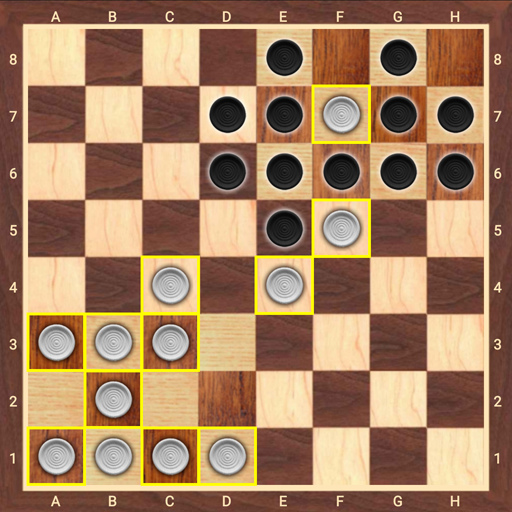
#> input picture 01/board2.jpg, 512 x 512 px
$ python hw1_3_ing.py
#> lines starting #> are read from the running program, lines starting #| are printed output that depends on the picture; after the words box and inside, x2 and y2 are one past the last pixel; in counts of white or black regions, pixels touching at a corner belong together; long printed decimals are rounded
import sys
import cv2
import numpy as np
import math

if len(sys.argv)>1:
    filename=sys.argv[1]
else:
    filename='board2.jpg'

def auto_canny(image, sigma=0.33):
    # Canny 엣지 검출기를 위한 자동 임계값 계산
    v = np.median(image)
    lower = int(max(0, (1.0 - sigma) * v))
    upper = int(min(255, (1.0 + sigma) * v))
    return cv2.Canny(image, lower, upper)

src = cv2.imread(filename)
#> src is the input picture: shape (512, 512, 3); mean B, G, R 97.7, 129.3, 165.7
src = cv2.resize(src,(640,640),interpolation=cv2.INTER_LANCZOS4)
#> src: shape (640, 640, 3)
dst=src.copy()
gray = cv2.cvtColor(src,cv2.COLOR_BGR2GRAY)
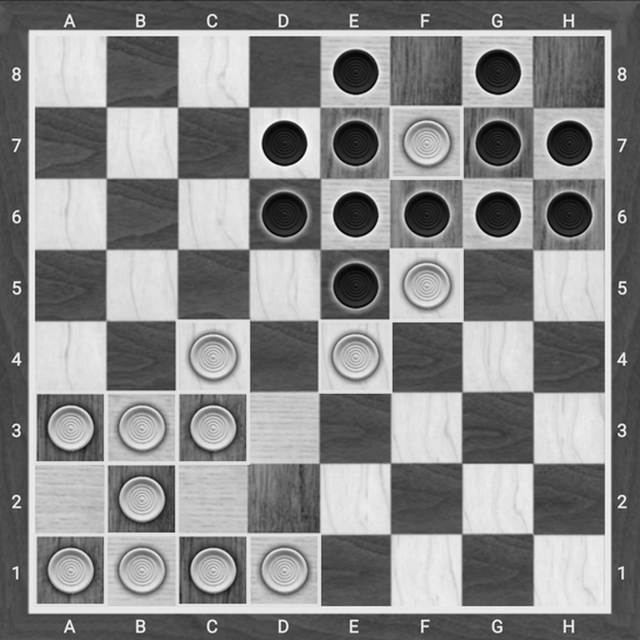
#> gray: shape (640, 640); min 0, max 252, mean 136.5
blurred = cv2.GaussianBlur(gray,(5,5),0)
edged = auto_canny(blurred)
#> in auto_canny, `v = np.median(image)`: v = 114
#> in auto_canny, `lower = int(max(0, (1.0 - sigma) * v))`: lower = 76
#> in auto_canny, `upper = int(min(255, (1.0 + sigma) * v))`: upper = 151
#> in auto_canny, `return cv2.Canny(image, lower, upper)`:
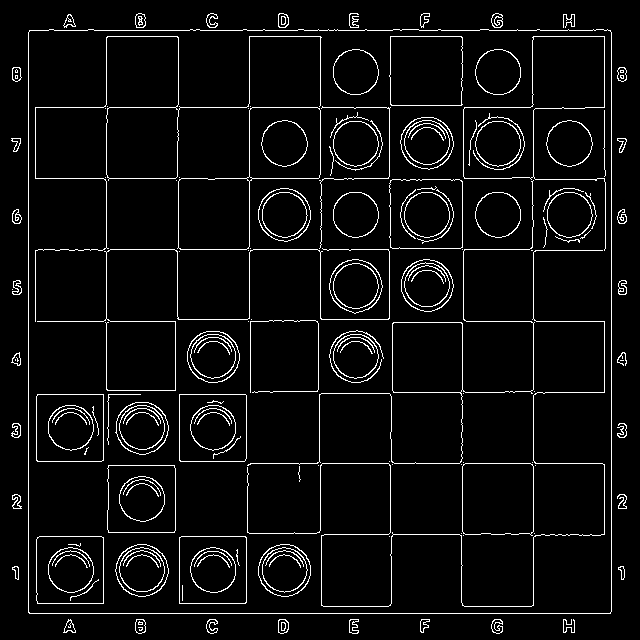
#> returned value: shape (640, 640); 5.2% white in thin lines or dots
cv2.imshow('edge',edged)

cordinate=[]
lines=cv2.HoughLinesP(edged,1,math.pi/180,150,minLineLength=300, maxLineGap=40)
#> lines = [[29, 613, 610, 613], [611, 611, 611, 32], [28, 612, 28, 32], [29, 30, 610, 30], [35, 107, 390, 107], [533, 605, 533, 94], [38, 249, 388, 249], [35, 178, 388, 178], [250, 463, 602, 463], [106, 389, 106, 37]]
if lines is not None:
    for i in range(lines.shape[0]):
        pt1=(lines[i][0][0],lines[i][0][1])
        pt2=(lines[i][0][2],lines[i][0][3])
        cordinate.append(pt1)
        cordinate.append(pt2)
        cv2.line(dst,pt1,pt2,(0,0,255),2,cv2.LINE_AA)
#> this loop made 10 passes
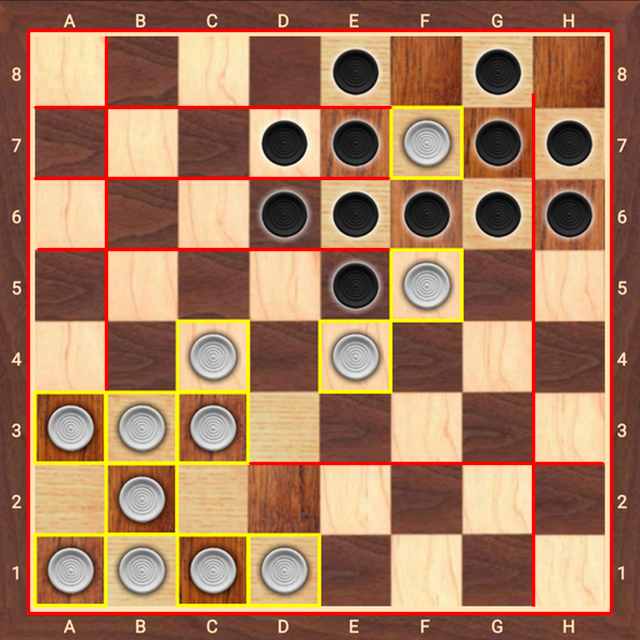
#> dst: shape (640, 640, 3); mean B, G, R 93.4, 123.7, 168.4
#> after the loop, cordinate = [(29, 613), (610, 613), (611, 611), (611, 32), (28, 612), (28, 32), (29, 30), (610, 30), (35, 107), (390, 107), (533, 605), (533, 94), (38, 249), (388, 249), (35, 178), (388, 178), (250, 463), (602, 463), (106, 389), (106, 37)]

print(len(lines))
#| 10
print(lines)
#| [[[ 29 613 610 613]]
#|  [[611 611 611  32]]
#|  [[ 28 612  28  32]]
#|  [[ 29  30 610  30]]
#|  [[ 35 107 390 107]]
#|  [[533 605 533  94]]
#|  [[ 38 249 388 249]]
#|  [[ 35 178 388 178]]
#|  [[250 463 602 463]]
#|  [[106 389 106  37]]]
print(cordinate)
#> (printed output is left out)

cordinate=np.array(cordinate)
#> cordinate = 20 rows, first 8: [29, 613], [610, 613], [611, 611], [611, 32], [28, 612], [28, 32], [29, 30], [610, 30]
cordinate=cordinate.reshape(-1,2)
cordinate=np.float32(cordinate)
criteria = (cv2.TERM_CRITERIA_EPS + cv2.TERM_CRITERIA_MAX_ITER, 200, 0.2)
#> criteria = (3, 200, 0.2)

# k-means 알고리즘을 수행하여 데이터를 4개 군집으로 분류합니다.
# labels에는 각 포인트가 속한 군집의 인덱스가 저장됩니다.
# centers에는 각 군집의 중심점이 저장됩니다.
compactness, labels, centers = cv2.kmeans(cordinate, 4, None, criteria, 10, cv2.KMEANS_RANDOM_CENTERS)
#> compactness = 234973.2; labels = 20 values, max 3 at index 5, min 0 at index 0, mean 1.6; centers = [[103.2, 519.2], [486.7, 115], [589, 573], [45.17, 105.5]]
print(centers)
#| [[103.25     519.25    ]
#|  [486.6667   115.      ]
#|  [589.       573.      ]
#|  [ 45.167 105.5     ]]
print(labels)
#> (printed output is left out)
closest_points=[]
for i in range(4):
    # 현재 군집의 중심점을 가져옵니다.
    center = centers[i]
    print(center)
    # 현재 군집에 속한 포인트들의 인덱스를 가져옵니다.
    points_idx = np.where(labels.flatten() == i)
    print(points_idx)
    # 해당 포인트들을 가져옵니다.
    cluster_points = cordinate[points_idx]
    print(cluster_points)
    # 중심점과의 거리를 계산합니다.
    distances = np.linalg.norm(cluster_points - center, axis=1)
    print(distances)
    # 가장 가까운 거리의 인덱스를 찾습니다.
    closest_point_idx = np.argmin(distances)
    # 가장 가까운 포인트를 추가합니다.
    print(closest_point_idx)
    closest_points.append(cluster_points[closest_point_idx])
#> this loop made 4 passes
#> (center, points_idx, cluster_points, distances, closest_point_idx) on passes 1, 3: ([103.2, 519.2], ([0, 4, 16, 18],), [[29, 613], [28, 612], [250, 463], [106, 389]], [119.6, 119.4, 157.2, 130.3], 1), ([589, 573], ([1, 2, 10, 17],), [[610, 613], [611, 611], [533, 605], [602, 463]], [45.18, 43.91, 64.5, 110.8], 1)
#> (center, points_idx, distances, closest_point_idx) on passes 2, 4: ([486.7, 115], ([3, 7, 9, 11, 13, 15],), [149.5, 149.8, 97, 50.87, 166.4, 117.1], 3), ([45.17, 105.5], ([5, 6, 8, 12, 14, 19],), [75.48, 77.21, 10.28, 143.7, 73.21, 91.61], 2)
#> (printed output is left out)
#> after the loop, closest_points = [[28, 612], [533, 94], [611, 611], [35, 107]]

for point in closest_points:
    print(point)
    point_cordinate=tuple(map(int,point.ravel()))
    cv2.circle(dst,point_cordinate,10, (255, 0, 0), -1)
#> this loop made 4 passes
#| [ 28. 612.]
#| [533.  94.]
#| [611. 611.]
#| [ 35. 107.]
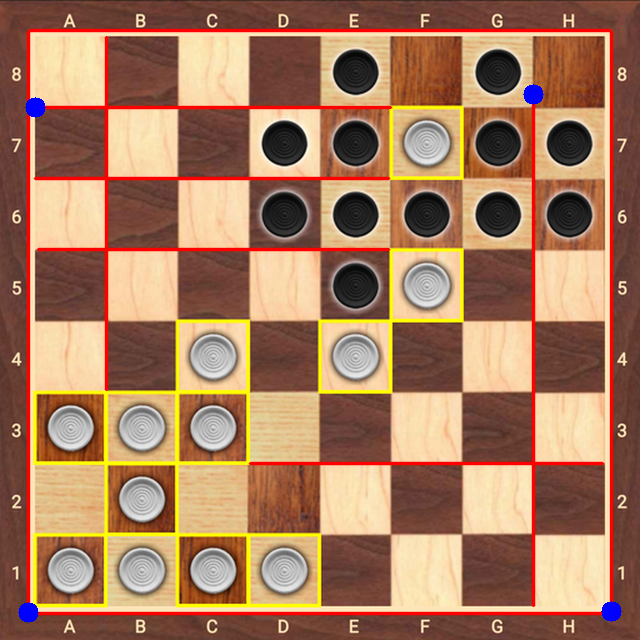
#> dst: shape (640, 640, 3); 0.31% of pixels changed, all inside (x1, y1, x2, y2) = (18, 84, 622, 623)
print(centers)
#| [[103.25     519.25    ]
#|  [486.6667   115.      ]
#|  [589.       573.      ]
#|  [ 45.167 105.5     ]]
for center in centers:
    center_cordinate=tuple(map(int,center.ravel()))
    cv2.circle(dst, center_cordinate, 3, (0, 255, 0), -1)
#> this loop made 4 passes
#> (center, center_cordinate) on passes 1, 2, 4: ([103.2, 519.2], (103, 519)), ([486.7, 115], (486, 115)), ([45.17, 105.5], (45, 105))
#> dst: shape (640, 640, 3); 0.03% of pixels changed, all inside (x1, y1, x2, y2) = (42, 102, 593, 577)

cv2.imshow('src',src)
cv2.imshow('dst',dst)
cv2.imshow('ed',edged)
cv2.waitKey()
cv2.destroyAllWindows

$ run again, with 01/board1.jpg copied over 01/board2.jpg
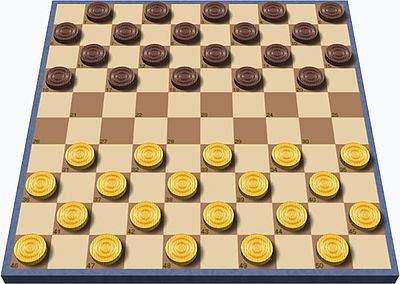
#> input picture 01/board1.jpg, 400 x 284 px
#> src is the input picture: shape (284, 400, 3); mean B, G, R 136.4, 168.1, 189.6
#> src: shape (640, 640, 3)
#> v = 201
#> lower = 134
#> upper = 255
#> in auto_canny, `return cv2.Canny(image, lower, upper)`:
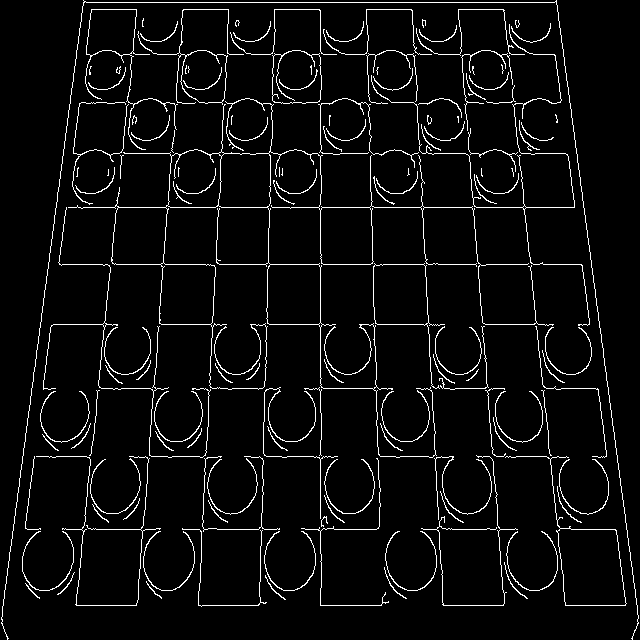
#> returned value: shape (640, 640); 4.8% white in thin lines or dots
#> lines = 19 rows, first 6: [320, 605, 320, 2], [56, 207, 583, 207], [83, 2, 556, 2], [48, 264, 591, 264], [13, 529, 376, 529], [503, 9, 565, 605]
#> the loop `for i in range(lines.shape[0]):` made 19 passes
#> after the loop `for i in range(lines.shape[0]):`: cordinate = 38 pairs, first value 13 to 599, second value 2 to 605
#| 19
#> (printed output is left out)
#> (printed output is left out)
#> criteria = (3, 200, 0.2)
#> compactness = 520346.6; labels = 38 values, max 3 at index 8, min 0 at index 2, mean 1.29; centers = [[103.1, 100.2], [513.2, 77.17], [475, 514.6], [113, 472.1]]
#| [[103.091 100.182]
#|  [513.1667   77.167]
#|  [475.      514.625  ]
#|  [113.000 472.143]]
#> (printed output is left out)
#> the loop `for i in range(4):` made 4 passes
#> (center, points_idx, closest_point_idx) on passes 1 to 2: ([103.1, 100.2], ([2, 4, 6, 17, 19, 22, 24, 29, 30, 35, 36],), 8), ([513.2, 77.17], ([1, 3, 5, 7, 10, 20, 23, 25, 26, 31, 32, 37],), 6)
#> (printed output is left out)
#> after the loop `for i in range(4):`: closest_points = [[70, 102], [563, 54], [551, 458], [144, 530]]
#> the loop `for point in closest_points:` made 4 passes
#> (printed output is left out)
#> after the loop `for point in closest_points:`:
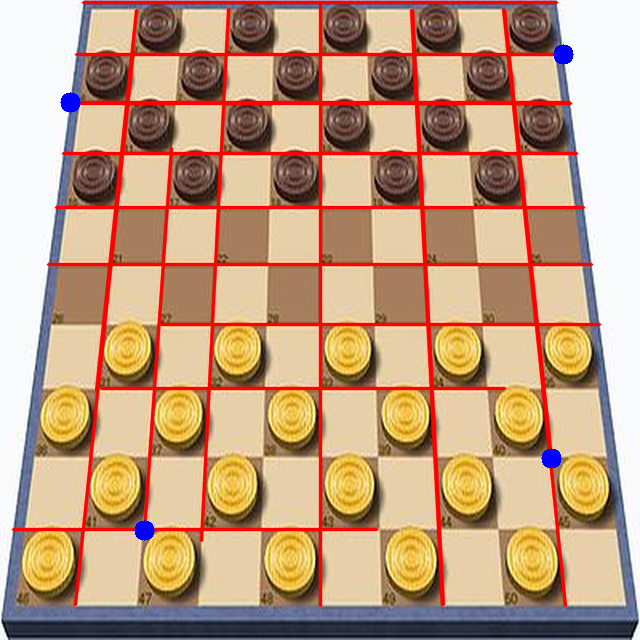
#> dst: shape (640, 640, 3); mean B, G, R 128.7, 157.6, 194.3
#| [[103.091 100.182]
#|  [513.1667   77.167]
#|  [475.      514.625  ]
#|  [113.000 472.143]]
#> the loop `for center in centers:` made 4 passes
#> (center, center_cordinate) on passes 1 to 4: ([103.1, 100.2], (103, 100)), ([513.2, 77.17], (513, 77)), ([475, 514.6], (475, 514)), ([113, 472.1], (113, 472))

$ run again, with 01/board3.jpg copied over 01/board2.jpg
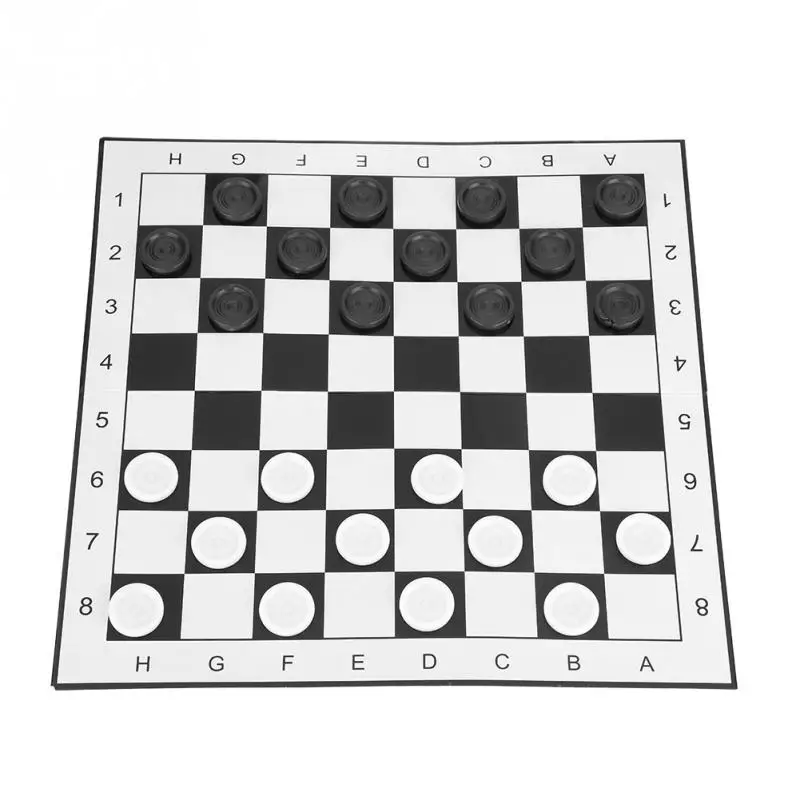
#> input picture 01/board3.jpg, 800 x 800 px
#> src is the input picture: shape (800, 800, 3); mean B, G, R 214.3, 214.3, 214.3
#> src: shape (640, 640, 3)
#> v = 242
#> lower = 162
#> upper = 255
#> in auto_canny, `return cv2.Canny(image, lower, upper)`:
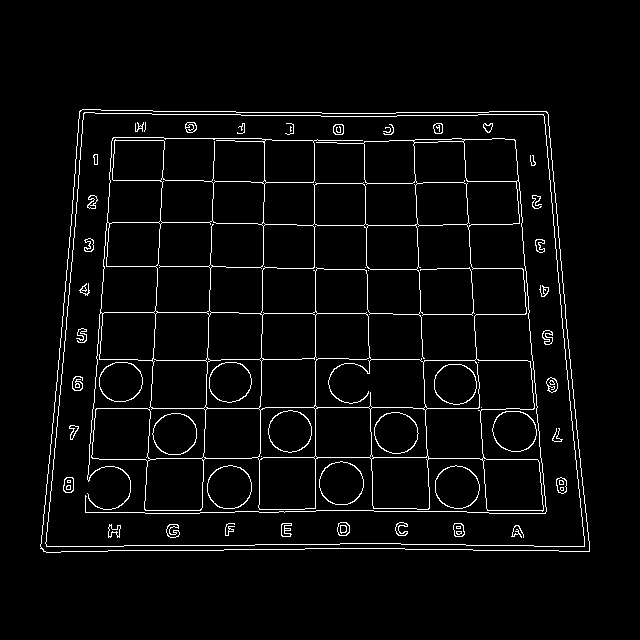
#> returned value: shape (640, 640); 3.7% white in thin lines or dots, all inside (x1, y1, x2, y2) = (40, 109, 590, 553)
#> lines = [[257, 549, 265, 112], [200, 550, 215, 111], [143, 550, 166, 111], [46, 552, 85, 109], [219, 507, 586, 514], [50, 454, 80, 110], [544, 111, 572, 430], [548, 114, 576, 429], [521, 223, 549, 546], [92, 419, 114, 113]]
#> the loop `for i in range(lines.shape[0]):` made 10 passes
#> after the loop `for i in range(lines.shape[0]):`: cordinate = [(257, 549), (265, 112), (200, 550), (215, 111), (143, 550), (166, 111), (46, 552), (85, 109), (219, 507), (586, 514), (50, 454), (80, 110), (544, 111), (572, 430), (548, 114), (576, 429), (521, 223), (549, 546), (92, 419), (114, 113)]
#| 10
#| [[[257 549 265 112]]
#|  [[200 550 215 111]]
#|  [[143 550 166 111]]
#|  [[ 46 552  85 109]]
#|  [[219 507 586 514]]
#|  [[ 50 454  80 110]]
#> (further printed lines are left out)
#> (printed output is left out)
#> `cordinate=np.array(cordinate)`: cordinate = 20 rows, first 8: [257, 549], [265, 112], [200, 550], [215, 111], [143, 550], [166, 111], [46, 552], [85, 109]
#> criteria = (3, 200, 0.2)
#> compactness = 108518.2; labels = 20 values, max 3 at index 1, min 0 at index 0, mean 1.45; centers = [[143.9, 511.6], [537.7, 149.3], [570.8, 479.8], [154.2, 111]]
#| [[143.857 511.571]
#|  [537.6667  149.333]
#|  [570.75    479.75   ]
#|  [154.167 111.     ]]
#> (printed output is left out)
#> the loop `for i in range(4):` made 4 passes
#> (center, points_idx, distances, closest_point_idx) on passes 1, 4: ([143.9, 511.6], ([0, 2, 4, 6, 8, 10, 18],), [119.2, 68.04, 38.44, 105.9, 75.28, 110.1, 106.1], 2), ([154.2, 111], ([1, 3, 5, 7, 11, 19],), [110.8, 60.83, 11.83, 69.2, 74.17, 40.22], 2)
#> (printed output is left out)
#> after the loop `for i in range(4):`: closest_points = [[143, 550], [548, 114], [586, 514], [166, 111]]
#> the loop `for point in closest_points:` made 4 passes
#> (printed output is left out)
#> after the loop `for point in closest_points:`:
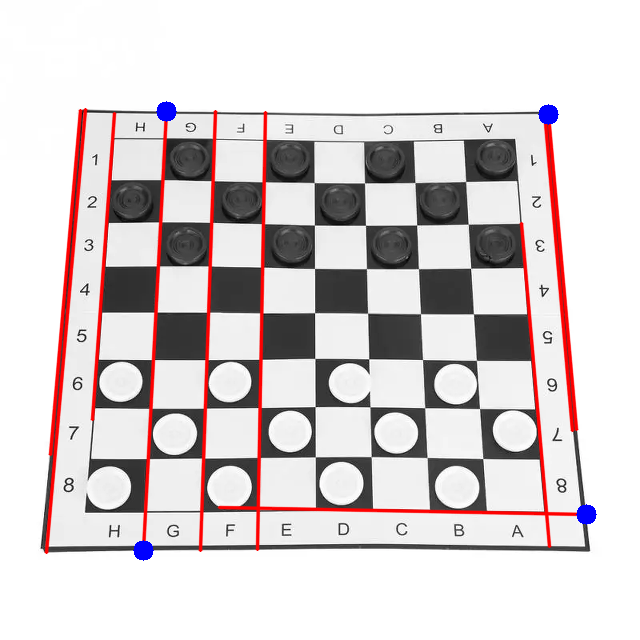
#> dst: shape (640, 640, 3); mean B, G, R 209.4, 208.6, 216.3
#| [[143.857 511.571]
#|  [537.6667  149.333]
#|  [570.75    479.75   ]
#|  [154.167 111.     ]]
#> the loop `for center in centers:` made 4 passes
#> (center, center_cordinate) on passes 1 to 4: ([143.9, 511.6], (143, 511)), ([537.7, 149.3], (537, 149)), ([570.8, 479.8], (570, 479)), ([154.2, 111], (154, 111))
